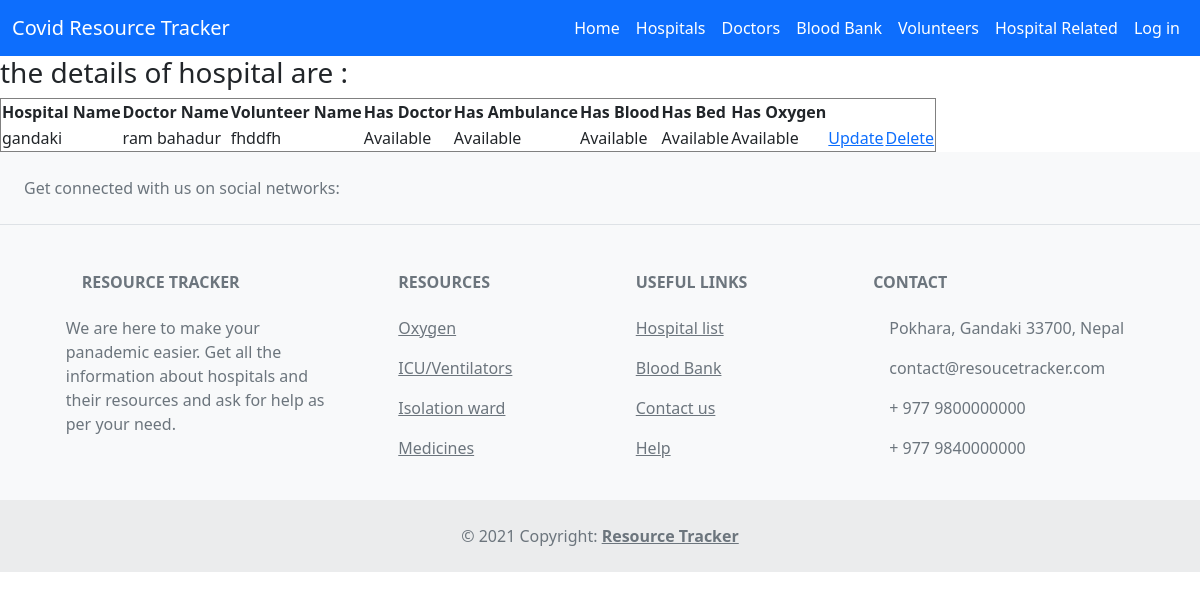
The page /admin_hospital_related_detail/2/ (signed in) on the database its author committed.
### apps/models.py (models this page shows, shortened)
class HospitalRelated(models.Model):
    doctors_available = (
        ('Not Available', 'Not Available'),
        ('Available', 'Available'),
    )
    ambulance_available = (
        ('Not Available', 'Not Available'),
        ('Available', 'Available'),
    )
    blood_available = (
        ('Not Available', 'Not Available'),
        ('Available', 'Available'),
    )
    bed_available = (
        ('Not Available', 'Not Available'),
        ('Available', 'Available'),
    )
    oxygen_available = (
        ('Not Available', 'Not Available'),
        ('Available', 'Available'),
    )
    hospital = models.ForeignKey(Hospital, on_delete=models.CASCADE)
    doctor = models.ForeignKey(Doctor, on_delete=models.CASCADE)
    volunteer = models.ForeignKey(Volunteer, on_delete=models.CASCADE)
    has_doctor = models.CharField(choices=doctors_available, max_length=50, default='Not Available')
    has_ambulance = models.CharField(choices=ambulance_available, max_length=50, default='Not Available')
    has_blood = models.CharField(choices=blood_available, max_length=50, default='Not Available')
    has_bed = models.CharField(choices=bed_available, max_length=50, default='Not Available')
    has_oxygen = models.CharField(choices=oxygen_available, max_length=50, default='Not Available')

class Hospital(models.Model):
    name = models.CharField(max_length=255)
    email = models.EmailField(unique=True)
    address = models.CharField(max_length=255)
    contact_no = models.CharField(max_length=15)
    hospital_image = models.ImageField(upload_to='hospital_image')

class Doctor(models.Model):
    hospital = models.ForeignKey(Hospital, on_delete=models.CASCADE)
    name = models.CharField(max_length=255)
    email = models.EmailField(unique=True, blank=True, null=True)
    address = models.CharField(max_length=255)
    speciality = models.TextField()
    nmc_no = models.CharField(max_length=10)
    doctor_image = models.ImageField(upload_to='doctor_image')

class Volunteer(models.Model):
    hospital = models.ForeignKey(Hospital, on_delete=models.CASCADE)
    name = models.CharField(max_length=255)
    email = models.EmailField()
    contact_no = models.CharField(max_length=10)
    volunteer_image = models.ImageField(upload_to='volunteer_image')

### apps/views.py (the view)
# urls.py: path('admin_hospital_related_detail/<int:pk>/', admin_hospital_related_detail,
@login_required
def admin_hospital_related_detail(request, pk):
    hospital_relates = HospitalRelated.objects.get(id=pk)
    context = {
        'hospital_relates': hospital_relates,
    }
    return render(request, 'apps/admin_hospital_related_detail.html', context)

### apps/templates/apps/admin_hospital_related_detail.html (shortened to what this page needs)
{% extends 'base.html' %}
{% block content %}
<h3>the details of hospital are :</h3>
<table border="1">
    <tr>
        <th>Hospital Name</th>
        <th>Doctor Name</th>
        <th>Volunteer Name</th>
        <th>Has Doctor</th>
        <th>Has Ambulance</th>
        <th>Has Blood</th>
        <th>Has Bed</th>
        <th>Has Oxygen</th>
        <th></th>
        <th></th>
    </tr>
    <tr>
        <td>{{ hospital_relates.hospital.name }}</td>
        <td>{{ hospital_relates.doctor.name }}</td>
        <td>{{ hospital_relates.volunteer.name }}</td>
        <td>{{ hospital_relates.has_doctor }}</td>
        <td>{{ hospital_relates.has_ambulance }}</td>
        <td>{{ hospital_relates.has_blood }}</td>
        <td>{{ hospital_relates.has_bed }}</td>
        <td>{{ hospital_relates.has_oxygen }}</td>
        <td><a href="{% url 'admin_hospital_update' hospitals.pk %}">Update</a>
        </td>
        <td><a href="{% url 'admin_hospital_delete' hospitals.pk %}">Delete</a>
        </td>
    </tr>
</table>
{% endblock content %}

### rows shown on the page
HospitalRelated: hospital.name "gandaki", doctor.name "ram bahadur", volunteer.name "fhddfh", has_doctor "Available", has_ambulance "Available", has_blood "Available", has_bed "Available", has_oxygen "Available"
